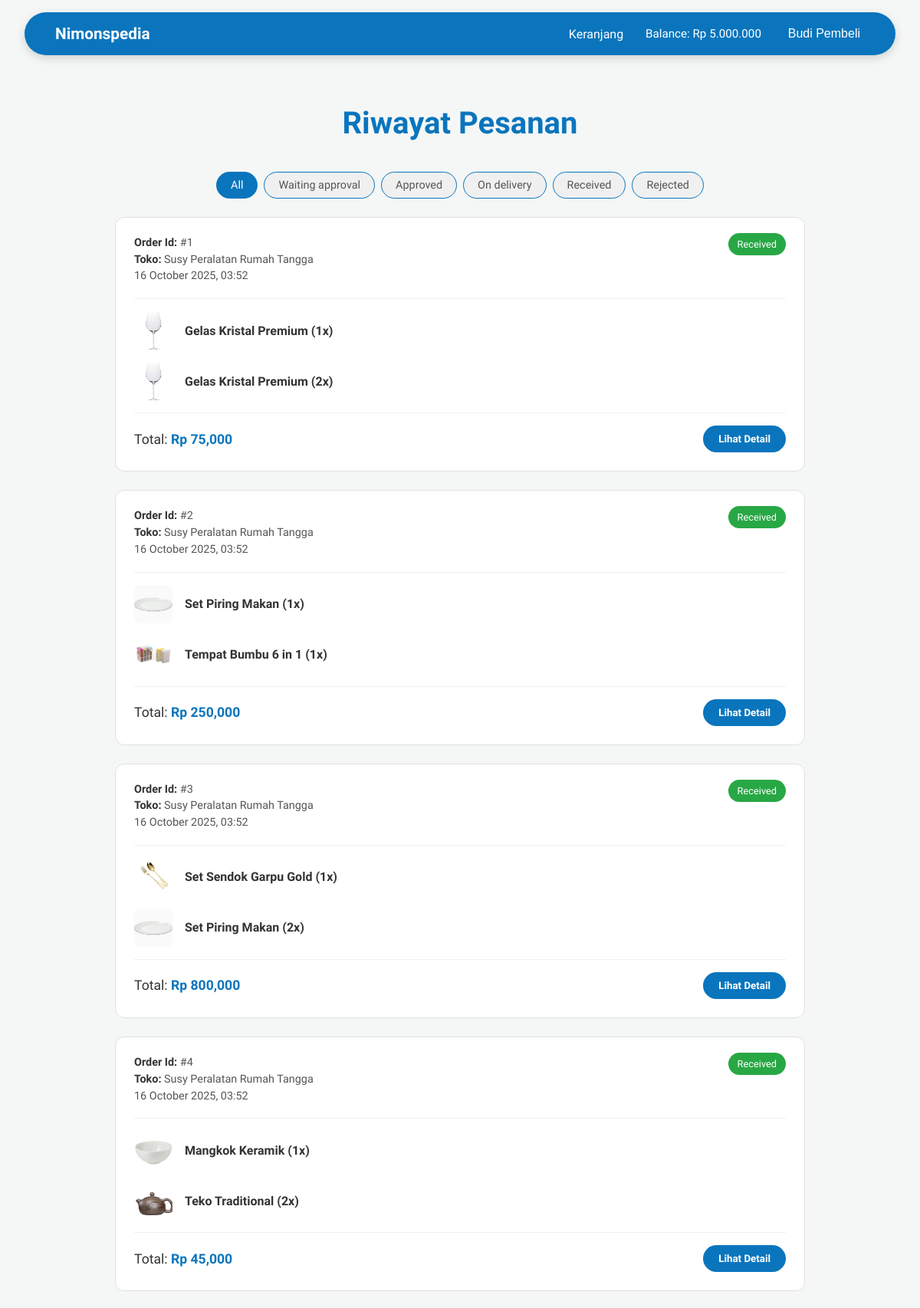
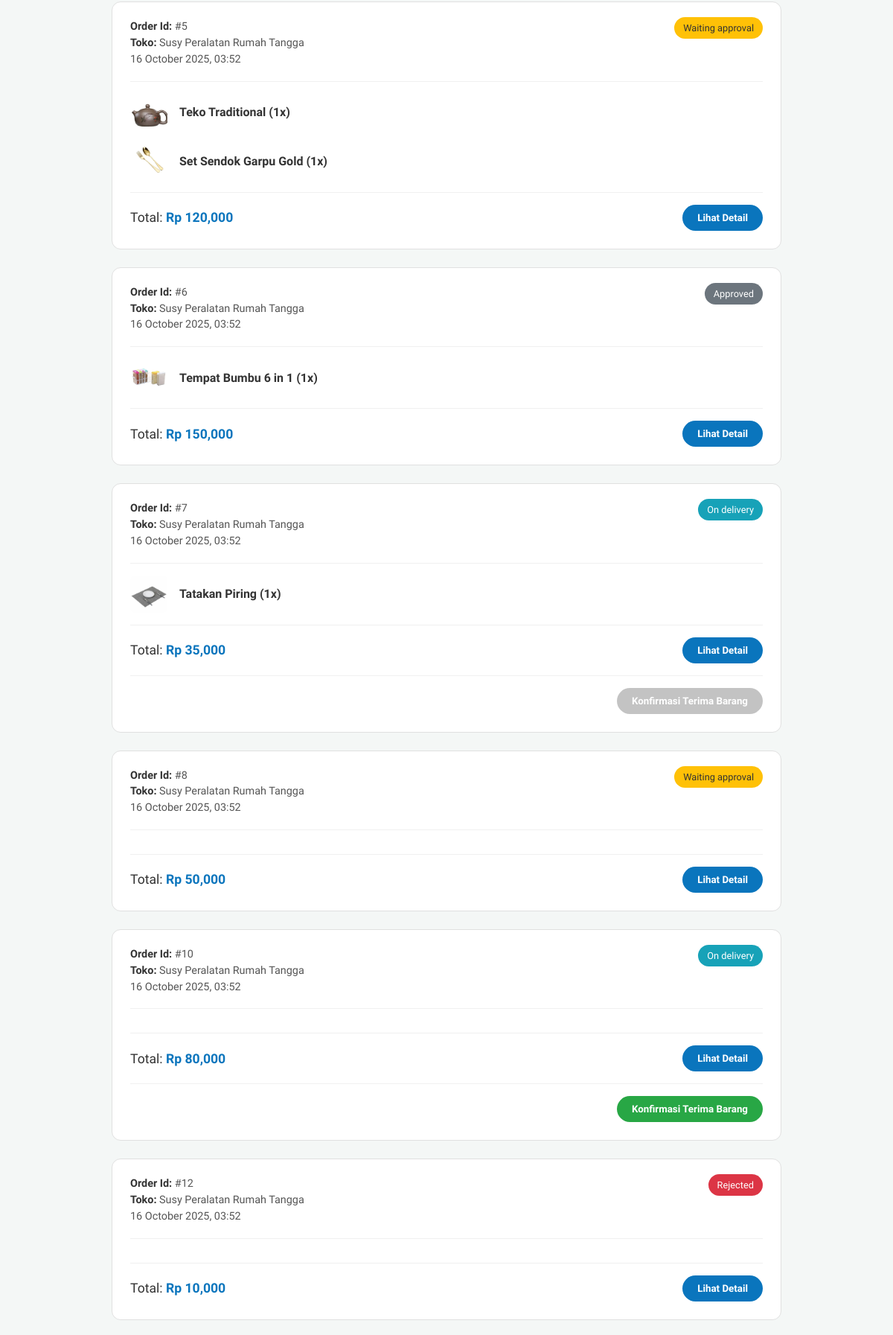
/php/src/public/buyer/orders.php (signed in), run on the app's committed database (2 pictures, top to bottom).
### tables this page shows
CREATE TABLE IF NOT EXISTS orders (
    order_id INT AUTO_INCREMENT PRIMARY KEY,
    buyer_id INT NOT NULL,
    store_id INT NOT NULL,
    total_price INT NOT NULL,
    shipping_address TEXT NOT NULL,
    status ENUM('waiting_approval', 'approved', 'rejected', 'on_delivery', 'received')
        DEFAULT 'waiting_approval',
    reject_reason TEXT DEFAULT NULL,
    confirmed_at DATETIME DEFAULT NULL,
    delivery_time DATETIME DEFAULT NULL,
    received_at DATETIME DEFAULT NULL,
    created_at DATETIME DEFAULT CURRENT_TIMESTAMP,
    FOREIGN KEY (buyer_id) REFERENCES users(user_id),
    FOREIGN KEY (store_id) REFERENCES stores(store_id)
);

CREATE TABLE IF NOT EXISTS stores (
    store_id INT AUTO_INCREMENT PRIMARY KEY,
    user_id INT NOT NULL UNIQUE,
    store_name VARCHAR(255) NOT NULL UNIQUE,
    store_description TEXT,
    store_logo_path VARCHAR(255),
    balance INT DEFAULT 0,
    created_at DATETIME DEFAULT CURRENT_TIMESTAMP,
    updated_at DATETIME DEFAULT CURRENT_TIMESTAMP ON UPDATE CURRENT_TIMESTAMP,
    FOREIGN KEY (user_id) REFERENCES users(user_id)
);

CREATE TABLE IF NOT EXISTS order_items (
    order_item_id INT AUTO_INCREMENT PRIMARY KEY,
    order_id INT NOT NULL,
    product_id INT NOT NULL,
    quantity INT NOT NULL,
    price_at_order INT NOT NULL,
    subtotal INT NOT NULL,
    FOREIGN KEY (order_id) REFERENCES orders(order_id),
    FOREIGN KEY (product_id) REFERENCES products(product_id)
);

CREATE TABLE IF NOT EXISTS products (
    product_id INT AUTO_INCREMENT PRIMARY KEY,
    store_id INT NOT NULL,
    product_name VARCHAR(255) NOT NULL,
    description TEXT,
    price INT NOT NULL,
    stock INT DEFAULT 0,
    main_image_path VARCHAR(255),
    created_at DATETIME DEFAULT CURRENT_TIMESTAMP,
    updated_at DATETIME DEFAULT CURRENT_TIMESTAMP ON UPDATE CURRENT_TIMESTAMP,
    deleted_at DATETIME DEFAULT NULL,
    FOREIGN KEY (store_id) REFERENCES stores(store_id)
);

### php/src/app/models/order.php (called while the page is built, shortened)
<?php
class Order {
    private $conn;
    public function __construct($conn) {
        $this->conn = $conn;
    }
    public function getOrderHistory(int $buyerId, string $filterStatus = 'all'): array {
        $orders = [];
        $sql = "
            SELECT
                o.order_id,
                o.created_at,
                o.total_price,
                o.status,
                o.shipping_address,
                o.reject_reason,
                o.delivery_time,
                s.store_name
            FROM orders o
            JOIN stores s ON o.store_id = s.store_id
            WHERE o.buyer_id = ?
        ";
        $sql .= " ORDER BY o.created_at DESC";
        $stmt = $this->conn->prepare($sql);
        if ($filterStatus !== 'all' && $filterStatus !== '') {
            $stmt->bind_param("is", $buyerId, $filterStatus);
        } else {
            $stmt->bind_param("i", $buyerId);
        }
        $stmt->execute();
        $result = $stmt->get_result();
        $orderIds = [];
        while($row = $result->fetch_assoc()) {
            $orders[$row['order_id']] = $row;
            $orders[$row['order_id']]['items'] = [];
            $orderIds[] = $row['order_id'];
        }
        $ids = implode(',', $orderIds);
        $itemSql = "
            SELECT
                oi.order_id,
                oi.quantity,
                oi.price_at_order,
                p.product_name,
                p.main_image_path
            FROM order_items oi
            JOIN products p ON oi.product_id = p.product_id
            WHERE oi.order_id IN ($ids)
        ";
        $itemResult = $this->conn->query($itemSql);
        while($itemRow = $itemResult->fetch_assoc()) {
            $orders[$itemRow['order_id']]['items'][] = $itemRow;
        }
        return $orders;
    }
}

### php/src/public/buyer/orders.php (the view, shortened to what this page needs)
<?php
include_once(__DIR__ . '/../../app/config/db.php');
include_once(__DIR__ . '/../../app/models/order.php');
$currentTime = time();
$orderModel = new Order($conn);
$filterStatus = $_GET['status'] ?? 'all';
$displayOrder = ['all', 'waiting_approval', 'approved', 'on_delivery', 'received', 'rejected'];
$orders = $orderModel->getOrderHistory($_SESSION['user_id'], $filterStatus);
?>
<!DOCTYPE html>
<html lang="en">
<head>
    <link rel="stylesheet" href="../assets/css/orders.css">
</head>
<body>
    <?php include_once(__DIR__ . '/../../app/components/navbar.php'); ?>
    <div class="container">
        <h1>Riwayat Pesanan</h1>
        <div class="filter-tabs">
            <?php foreach ($displayOrder as $status): ?>
                <a href="?status=<?= $status ?>" class="<?= $filterStatus === $status ? 'active' : '' ?>">
                    <?= $status === 'all' ? 'All' : ucfirst(str_replace('_', ' ', $status)) ?>
                </a>
            <?php endforeach; ?>
        </div>
        <div class="order-list">
            <?php if (empty($orders)): ?>
                <div class="empty-state">
                    <p>Belum ada riwayat pesanan</p>
                </div>
            <?php else: ?>
                <?php foreach ($orders as $order): ?>
                    <div class="order-card">
                        <div class="order-header">
                            <div>
                                <p><strong>Order Id:</strong> #<?= htmlspecialchars($order['order_id']) ?></p>
                                <p><strong>Toko:</strong> <?= htmlspecialchars($order['store_name']) ?></p>
                                <p><?= date('d F Y, H:i', strtotime($order['created_at'])) ?></p>
                            </div>
                            <div class="order-status">
                                <span class="status-badge status-<?= strtolower($order['status']) ?>"><?= ucfirst(str_replace('_', ' ', $order['status'])) ?></span>
                            </div>
                        </div>
                        <div class="order-body">
                            <?php foreach ($order['items'] as $item): ?>
                                <div class="order-item-summary">
                                    <img src="<?= htmlspecialchars($item['main_image_path']) ?>" alt="product">
                                    <p><?= htmlspecialchars($item['product_name']) ?> (<?= $item['quantity'] ?>x)</p>
                                </div>
                            <?php endforeach; ?>
                        </div>
                        <div class="order-footer">
                            <p>Total: <strong>Rp <?= number_format($order['total_price']) ?></strong></p>
                            <button class="btn-detail">Lihat Detail</button>
                        </div>
                        <?php if ($order['status'] === 'on_delivery'): ?>
                            <?php
                                $deliveryTime = !empty($order['delivery_time']) ? strtotime($order['delivery_time']) : 0;
                                $canConfirm = !empty($deliveryTime) && ($currentTime >= $deliveryTime);
                                $title = 'Konfirmasi barang telah diterima';
                                if (empty($deliveryTime)) {
                                    $title = 'Penjual belum mengatur estimasi pengiriman.';
                                } else if (!$canConfirm) {
                                    $title = 'Tombol akan aktif pada ' . date('d F Y', $deliveryTime);
                                }
                            ?>
                            <div class="order-confirmation-action">
                                <button
                                    class="btn-confirm-received"
                                    data-order-id="<?= $order['order_id'] ?>"
                                    <?= ($canConfirm) ? '' : 'disabled' ?>
                                    title="<?= htmlspecialchars($title) ?>"
                                >
                                    Konfirmasi Terima Barang
                                </button>
                            </div>
                        <?php endif; ?>
                    </div>
                <?php endforeach; ?>
            <?php endif; ?>
        </div>
    </div>
</body>
</html>

### php/src/app/components/navbar.php (shortened to what this page needs)
<?php
$role = $_SESSION['role'] ?? null;
$name = $_SESSION['name'] ?? 'Guest';
$balance = $_SESSION['balance'] ?? 0;
?>
<link rel="stylesheet" href="/assets/css/navbar.css">
<nav>
    <div class="nav-left">
    <?php if ($role === 'SELLER'): ?>
    <a href="/seller/dashboard.php">Nimonspedia</a>
    <?php else: ?>
    <a href="/index.php">Nimonspedia</a>
    <?php endif; ?>
    </div>
    <div class="nav-right">
        <?php if (!$role): ?>
            <a href="/index.php">Beranda</a>
            <a href="/authentication/login.php">Masuk</a>
            <a href="/authentication/register_role.php">Daftar</a>
        <?php elseif ($role === 'BUYER'): ?>
            <a href="/buyer/cart.php" class="cart">
                Keranjang
            </a>
            <a href="#" id="balance-link">
                Balance: Rp <?= number_format($balance ?? 0, 0, ',', '.') ?>
            </a>
        <div class="dropdown">
            <button id="dropdownToggle" class="dropdown-toggle"><?= htmlspecialchars($name) ?></button>
        </div>
        <?php endif; ?>
    </div>
</nav>

### php/src/public/assets/css/orders.css (style rules this page uses)
body { font-family: 'Plus Jakarta Sans', sans-serif; margin: 0; background: #FFFFFF; color: #333; padding-top: 90px; }
.container { max-width: 900px; margin: 0 auto; padding: 20px; }
h1 { font-size: 2.5rem; font-weight: 700; color: #0A75BD; text-align: center; margin-bottom: 2.5rem; }
.filter-tabs { display: flex; flex-wrap: wrap; gap: 8px; margin-bottom: 1.5rem; justify-content: center; }
.filter-tabs a { padding: 8px 18px; text-decoration: none; background: #f0f0f0; color: #555; border-radius: 999px; border: 0.5px solid #0A75BD; font-size: 0.9rem; font-weight: 400; transition: background-color 0.2s, color 0.2s; }
.filter-tabs a.active { background: #0A75BD; color: white; }
.order-list { display: flex; flex-direction: column; gap: 1.5rem; }
.order-card { background: #fff; border-radius: 12px; padding: 1.5rem; border: 1px solid #e0e0e0; position: relative; transition: box-shadow 0.2s; }
.order-header { display: flex; justify-content: space-between; align-items: flex-start; padding-bottom: 1rem; margin-bottom: 1rem; border-bottom: 1px solid #f0f0f0; }
.order-header p { margin: 0 0 0.3rem 0; color: #555; font-size: 0.9rem; }
.order-header p strong { color: #333; }
.order-status { position: absolute; top: 1.5rem; right: 1.5rem; }
.status-badge { padding: 7px 12px; border-radius: 20px; color: white; font-size: 0.8rem; font-weight: 300; }
.status-waiting_approval { background: #ffc107; color: #333; }
.status-approved { background: #6c757d; }
.status-on_delivery { background: #17a2b8; }
.status-received { background: #28a745; }
.status-rejected { background: #dc3545; }
.order-body { padding-bottom: 1rem; margin-bottom: 1rem; border-bottom: 1px solid #f0f0f0; display: flex; flex-direction: column; gap: 1rem; }
.order-item-summary { display: flex; align-items: center; gap: 1rem; }
.order-item-summary p { color: #333; font-weight: 600; margin: 0; }
.order-item-summary img { width: 50px; height: 50px; border-radius: 8px; object-fit: cover; }
.order-footer { display: flex; justify-content: space-between; align-items: center; }
.order-footer p { margin: 0; font-size: 1.1rem; color: #333; }
.order-footer p strong { color: #0A75BD; }
.btn-detail { background: #0A75BD; color: white; border: none; padding: 10px 20px; border-radius: 999px; cursor: pointer; font-weight: 600; font-family: 'Plus Jakarta Sans', sans-serif; transition: background-color 0.2s; }
.order-confirmation-action { margin-top: 1rem; padding-top: 1rem; border-top: 1px solid #f0f0f0; display: flex; justify-content: flex-end; }
.btn-confirm-received { background: #28a745; color: white; border: none; padding: 10px 20px; border-radius: 999px; cursor: pointer; font-weight: 600; font-family: 'Plus Jakarta Sans', sans-serif; transition: background-color 0.2s; }
.btn-confirm-received:disabled { background-color: #aaa; cursor: not-allowed; opacity: 0.7; }

### php/src/public/assets/css/navbar.css (style rules this page uses)
body { margin: 0; padding-top: 90px; background-color: #f4f7f6; }
nav { background-color: #0A75BD; border-radius: 999px; color: white; display: flex; justify-content: space-between; align-items: center; padding: 1rem 2.5rem; font-family: 'Plus Jakarta Sans', sans-serif; box-sizing: border-box; position: fixed; top: 1rem; left: 2rem; right: 2rem; z-index: 1000; box-shadow: 0 4px 12px rgba(0, 0, 0, 0.15); transition: all 0.3s ease; }
.nav-left a { color: white; text-decoration: none; font-weight: bold; margin-right: 25px; font-size: 1.3rem; transition: color 0.2s; }
.nav-right { display: flex; align-items: center; gap: 1.8rem; flex-wrap: nowrap; }
.nav-right a, .dropdown-toggle { color: white; text-decoration: none; font-size: 1rem; transition: color 0.2s; background: none; border: none; cursor: pointer; display: flex; align-items: center; }
.cart { position: relative; }
#balance-link, .nav-right span { white-space: nowrap; font-weight: 500; font-size: 0.95rem; }
.dropdown { position: relative; display: flex; align-items: center; }
.dropdown-toggle { gap: 5px; }

### data on the page
orders: order_id "1", store.store_name "Susy Peralatan Rumah Tangga", created_at "16 October 2025, 03:52", status "Received", total_price "75,000"
order_items: product.main_image_path (picture), product.product_name "Gelas Kristal Premium", quantity "1"
order_items: product.main_image_path (picture), product.product_name "Gelas Kristal Premium", quantity "2"
orders: order_id "2", store.store_name "Susy Peralatan Rumah Tangga", created_at "16 October 2025, 03:52", status "Received", total_price "250,000"
order_items: product.main_image_path (picture), product.product_name "Set Piring Makan", quantity "1"
order_items: product.main_image_path (picture), product.product_name "Tempat Bumbu 6 in 1", quantity "1"
orders: order_id "3", store.store_name "Susy Peralatan Rumah Tangga", created_at "16 October 2025, 03:52", status "Received", total_price "800,000"
order_items: product.main_image_path (picture), product.product_name "Set Sendok Garpu Gold", quantity "1"
order_items: product.main_image_path (picture), product.product_name "Set Piring Makan", quantity "2"
orders: order_id "4", store.store_name "Susy Peralatan Rumah Tangga", created_at "16 October 2025, 03:52", status "Received", total_price "45,000"
order_items: product.main_image_path (picture), product.product_name "Mangkok Keramik", quantity "1"
order_items: product.main_image_path (picture), product.product_name "Teko Traditional", quantity "2"
orders: order_id "5", store.store_name "Susy Peralatan Rumah Tangga", created_at "16 October 2025, 03:52", status "Waiting approval", total_price "120,000"
order_items: product.main_image_path (picture), product.product_name "Teko Traditional", quantity "1"
order_items: product.main_image_path (picture), product.product_name "Set Sendok Garpu Gold", quantity "1"
orders: order_id "6", store.store_name "Susy Peralatan Rumah Tangga", created_at "16 October 2025, 03:52", status "Approved", total_price "150,000"
order_items: product.main_image_path (picture), product.product_name "Tempat Bumbu 6 in 1", quantity "1"
orders: order_id "7", store.store_name "Susy Peralatan Rumah Tangga", created_at "16 October 2025, 03:52", status "On delivery", total_price "35,000"
order_items: product.main_image_path (picture), product.product_name "Tatakan Piring", quantity "1"
orders: order_id "8", store.store_name "Susy Peralatan Rumah Tangga", created_at "16 October 2025, 03:52", status "Waiting approval", total_price "50,000"
orders: order_id "10", store.store_name "Susy Peralatan Rumah Tangga", created_at "16 October 2025, 03:52", status "On delivery", total_price "80,000"
orders: order_id "12", store.store_name "Susy Peralatan Rumah Tangga", created_at "16 October 2025, 03:52", status "Rejected", total_price "10,000"

### other printed values
$balance "5.000.000"
$name "Budi Pembeli"
str_replace('_', ' ', $status) "Waiting approval"
str_replace('_', ' ', $status) "Approved"
str_replace('_', ' ', $status) "On delivery"
str_replace('_', ' ', $status) "Received"
str_replace('_', ' ', $status) "Rejected"
